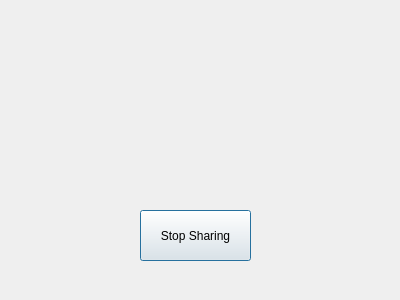
<?xml version="1.0" encoding="UTF-8"?>
<ui version="4.0">
 <class>SharingDialog</class>
 <widget class="QDialog" name="SharingDialog">
  <property name="windowModality">
   <enum>Qt::ApplicationModal</enum>
  </property>
  <property name="geometry">
   <rect>
    <x>0</x>
    <y>0</y>
    <width>400</width>
    <height>300</height>
   </rect>
  </property>
  <property name="windowTitle">
   <string>Dialog</string>
  </property>
  <property name="modal">
   <bool>true</bool>
  </property>
  <widget class="QPushButton" name="stopSharing">
   <property name="geometry">
    <rect>
     <x>140</x>
     <y>210</y>
     <width>111</width>
     <height>51</height>
    </rect>
   </property>
   <property name="text">
    <string>Stop Sharing</string>
   </property>
  </widget>
  <widget class="QLabel" name="linkLabel">
   <property name="geometry">
    <rect>
     <x>50</x>
     <y>40</y>
     <width>311</width>
     <height>71</height>
    </rect>
   </property>
   <property name="text">
    <string/>
   </property>
   <property name="textInteractionFlags">
    <set>Qt::LinksAccessibleByMouse|Qt::TextSelectableByMouse</set>
   </property>
  </widget>
  <widget class="QLabel" name="sharingLabel">
   <property name="geometry">
    <rect>
     <x>40</x>
     <y>140</y>
     <width>331</width>
     <height>20</height>
    </rect>
   </property>
   <property name="text">
    <string/>
   </property>
  </widget>
 </widget>
 <resources/>
 <connections/>
</ui>
